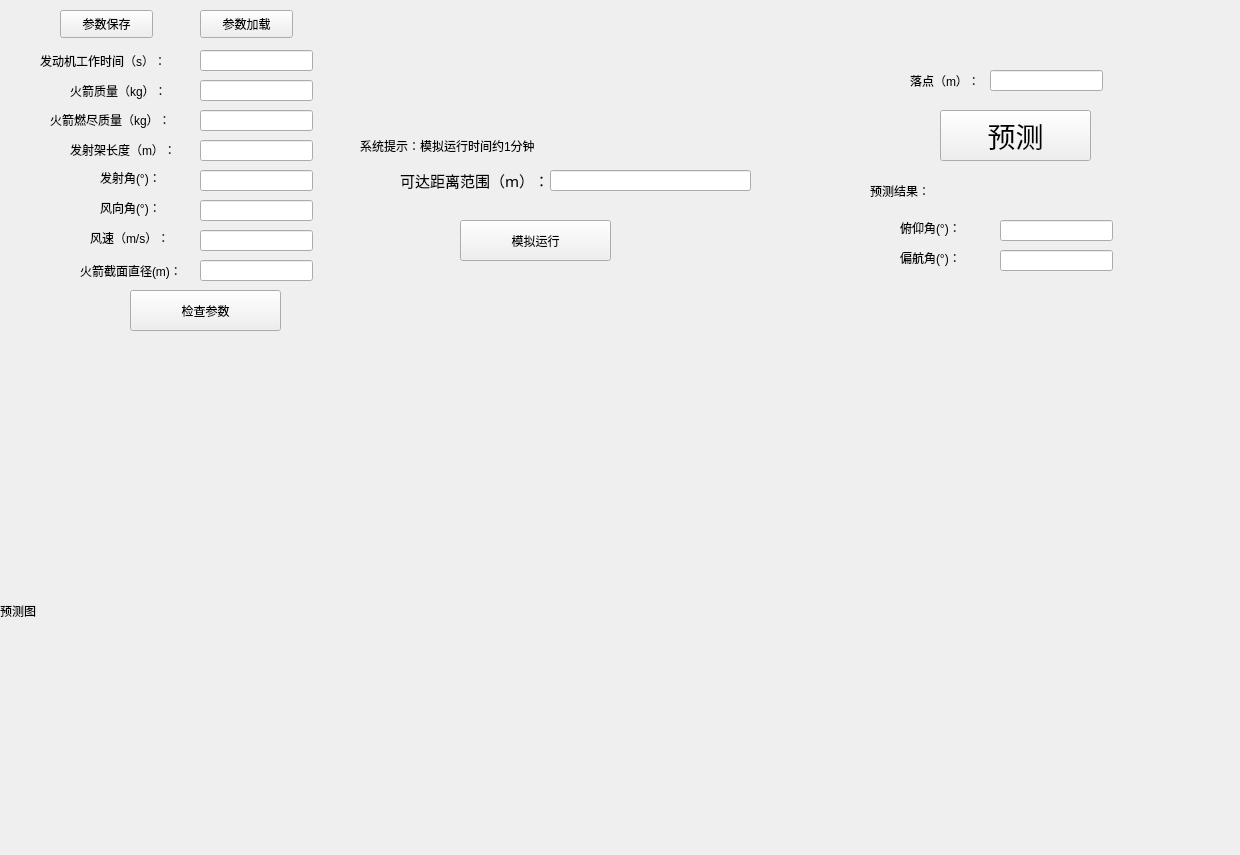
<?xml version="1.0" encoding="UTF-8"?>
<ui version="4.0">
 <class>Form</class>
 <widget class="QWidget" name="Form">
  <property name="geometry">
   <rect>
    <x>0</x>
    <y>0</y>
    <width>1240</width>
    <height>855</height>
   </rect>
  </property>
  <property name="windowTitle">
   <string>弹道预测</string>
  </property>
  <widget class="QLabel" name="label">
   <property name="geometry">
    <rect>
     <x>40</x>
     <y>50</y>
     <width>161</width>
     <height>21</height>
    </rect>
   </property>
   <property name="text">
    <string>发动机工作时间（s）：</string>
   </property>
  </widget>
  <widget class="QLabel" name="label_2">
   <property name="geometry">
    <rect>
     <x>70</x>
     <y>80</y>
     <width>121</width>
     <height>21</height>
    </rect>
   </property>
   <property name="text">
    <string>火箭质量（kg）：</string>
   </property>
  </widget>
  <widget class="QLabel" name="label_3">
   <property name="geometry">
    <rect>
     <x>100</x>
     <y>200</y>
     <width>91</width>
     <height>16</height>
    </rect>
   </property>
   <property name="text">
    <string>风向角(°)：</string>
   </property>
  </widget>
  <widget class="QLineEdit" name="T_line">
   <property name="geometry">
    <rect>
     <x>200</x>
     <y>50</y>
     <width>113</width>
     <height>21</height>
    </rect>
   </property>
  </widget>
  <widget class="QLabel" name="label_4">
   <property name="geometry">
    <rect>
     <x>90</x>
     <y>230</y>
     <width>91</width>
     <height>16</height>
    </rect>
   </property>
   <property name="text">
    <string>风速（m/s）：</string>
   </property>
  </widget>
  <widget class="QPushButton" name="check_parm_btn">
   <property name="geometry">
    <rect>
     <x>130</x>
     <y>290</y>
     <width>151</width>
     <height>41</height>
    </rect>
   </property>
   <property name="text">
    <string>检查参数</string>
   </property>
  </widget>
  <widget class="QLabel" name="label_5">
   <property name="geometry">
    <rect>
     <x>910</x>
     <y>70</y>
     <width>81</width>
     <height>21</height>
    </rect>
   </property>
   <property name="text">
    <string>落点（m）：</string>
   </property>
  </widget>
  <widget class="QLabel" name="label_8">
   <property name="geometry">
    <rect>
     <x>80</x>
     <y>260</y>
     <width>111</width>
     <height>21</height>
    </rect>
   </property>
   <property name="text">
    <string>火箭截面直径(m)：</string>
   </property>
  </widget>
  <widget class="QLineEdit" name="m_line">
   <property name="geometry">
    <rect>
     <x>200</x>
     <y>80</y>
     <width>113</width>
     <height>21</height>
    </rect>
   </property>
  </widget>
  <widget class="QLineEdit" name="V_w_ang_line">
   <property name="geometry">
    <rect>
     <x>200</x>
     <y>200</y>
     <width>113</width>
     <height>21</height>
    </rect>
   </property>
  </widget>
  <widget class="QLineEdit" name="V_w_line">
   <property name="geometry">
    <rect>
     <x>200</x>
     <y>230</y>
     <width>113</width>
     <height>21</height>
    </rect>
   </property>
  </widget>
  <widget class="QLineEdit" name="LM_line">
   <property name="geometry">
    <rect>
     <x>200</x>
     <y>260</y>
     <width>113</width>
     <height>21</height>
    </rect>
   </property>
  </widget>
  <widget class="QPushButton" name="save_parm_btn">
   <property name="geometry">
    <rect>
     <x>60</x>
     <y>10</y>
     <width>93</width>
     <height>28</height>
    </rect>
   </property>
   <property name="text">
    <string>参数保存</string>
   </property>
  </widget>
  <widget class="QPushButton" name="load_parm_btn">
   <property name="geometry">
    <rect>
     <x>200</x>
     <y>10</y>
     <width>93</width>
     <height>28</height>
    </rect>
   </property>
   <property name="text">
    <string>参数加载</string>
   </property>
  </widget>
  <widget class="QLineEdit" name="tar_s">
   <property name="geometry">
    <rect>
     <x>990</x>
     <y>70</y>
     <width>113</width>
     <height>21</height>
    </rect>
   </property>
  </widget>
  <widget class="QLabel" name="label_9">
   <property name="geometry">
    <rect>
     <x>100</x>
     <y>170</y>
     <width>91</width>
     <height>16</height>
    </rect>
   </property>
   <property name="text">
    <string>发射角(°)：</string>
   </property>
  </widget>
  <widget class="QLineEdit" name="launch_ang_line">
   <property name="geometry">
    <rect>
     <x>200</x>
     <y>170</y>
     <width>113</width>
     <height>21</height>
    </rect>
   </property>
  </widget>
  <widget class="QLineEdit" name="reach_line">
   <property name="geometry">
    <rect>
     <x>550</x>
     <y>170</y>
     <width>201</width>
     <height>21</height>
    </rect>
   </property>
  </widget>
  <widget class="QLabel" name="label_10">
   <property name="geometry">
    <rect>
     <x>400</x>
     <y>170</y>
     <width>151</width>
     <height>21</height>
    </rect>
   </property>
   <property name="font">
    <font>
     <family>Agency FB</family>
     <pointsize>11</pointsize>
    </font>
   </property>
   <property name="text">
    <string>可达距离范围（m）：</string>
   </property>
  </widget>
  <widget class="QLabel" name="label_11">
   <property name="geometry">
    <rect>
     <x>360</x>
     <y>130</y>
     <width>221</width>
     <height>31</height>
    </rect>
   </property>
   <property name="text">
    <string>系统提示：模拟运行时间约1分钟</string>
   </property>
  </widget>
  <widget class="QLabel" name="label_12">
   <property name="geometry">
    <rect>
     <x>870</x>
     <y>180</y>
     <width>72</width>
     <height>21</height>
    </rect>
   </property>
   <property name="text">
    <string>预测结果：</string>
   </property>
  </widget>
  <widget class="QPushButton" name="predict_btn">
   <property name="geometry">
    <rect>
     <x>940</x>
     <y>110</y>
     <width>151</width>
     <height>51</height>
    </rect>
   </property>
   <property name="font">
    <font>
     <pointsize>21</pointsize>
    </font>
   </property>
   <property name="text">
    <string>预测</string>
   </property>
  </widget>
  <widget class="QLabel" name="pred_graph">
   <property name="geometry">
    <rect>
     <x>0</x>
     <y>370</y>
     <width>1241</width>
     <height>481</height>
    </rect>
   </property>
   <property name="text">
    <string>预测图</string>
   </property>
  </widget>
  <widget class="QLabel" name="label_14">
   <property name="geometry">
    <rect>
     <x>900</x>
     <y>220</y>
     <width>91</width>
     <height>16</height>
    </rect>
   </property>
   <property name="text">
    <string>俯仰角(°)：</string>
   </property>
  </widget>
  <widget class="QLabel" name="label_15">
   <property name="geometry">
    <rect>
     <x>900</x>
     <y>250</y>
     <width>91</width>
     <height>16</height>
    </rect>
   </property>
   <property name="text">
    <string>偏航角(°)：</string>
   </property>
  </widget>
  <widget class="QLineEdit" name="paw_line">
   <property name="geometry">
    <rect>
     <x>1000</x>
     <y>250</y>
     <width>113</width>
     <height>21</height>
    </rect>
   </property>
  </widget>
  <widget class="QLineEdit" name="pitch_line">
   <property name="geometry">
    <rect>
     <x>1000</x>
     <y>220</y>
     <width>113</width>
     <height>21</height>
    </rect>
   </property>
  </widget>
  <widget class="QLabel" name="label_13">
   <property name="geometry">
    <rect>
     <x>50</x>
     <y>110</y>
     <width>141</width>
     <height>20</height>
    </rect>
   </property>
   <property name="text">
    <string>火箭燃尽质量（kg）：</string>
   </property>
  </widget>
  <widget class="QLineEdit" name="m_low_line">
   <property name="geometry">
    <rect>
     <x>200</x>
     <y>110</y>
     <width>113</width>
     <height>21</height>
    </rect>
   </property>
  </widget>
  <widget class="QLabel" name="label_16">
   <property name="geometry">
    <rect>
     <x>70</x>
     <y>140</y>
     <width>121</width>
     <height>20</height>
    </rect>
   </property>
   <property name="text">
    <string>发射架长度（m）：</string>
   </property>
  </widget>
  <widget class="QLineEdit" name="lacher_line">
   <property name="geometry">
    <rect>
     <x>200</x>
     <y>140</y>
     <width>113</width>
     <height>21</height>
    </rect>
   </property>
  </widget>
  <widget class="QPushButton" name="simulation_btn">
   <property name="geometry">
    <rect>
     <x>460</x>
     <y>220</y>
     <width>151</width>
     <height>41</height>
    </rect>
   </property>
   <property name="text">
    <string>模拟运行</string>
   </property>
  </widget>
 </widget>
 <resources/>
 <connections/>
</ui>
